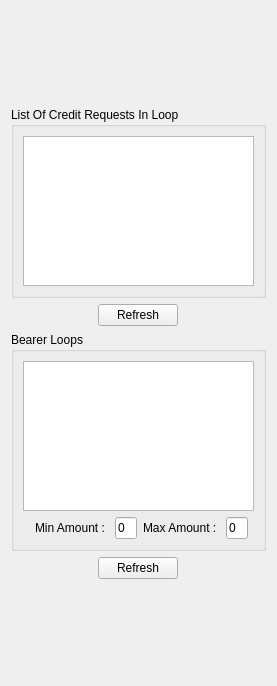
              <widget class="QWidget" name="tab_5">
               <attribute name="title">
                <string>ENDORSER</string>
               </attribute>
               <layout class="QVBoxLayout" name="verticalLayout_18">
                <item>
                 <spacer name="verticalSpacer_19">
                  <property name="orientation">
                   <enum>Qt::Vertical</enum>
                  </property>
                  <property name="sizeHint" stdset="0">
                   <size>
                    <width>20</width>
                    <height>96</height>
                   </size>
                  </property>
                 </spacer>
                </item>
                <item>
                 <layout class="QHBoxLayout" name="horizontalLayout_43">
                  <item>
                   <widget class="QGroupBox" name="groupBox_14">
                    <property name="sizePolicy">
                     <sizepolicy hsizetype="Maximum" vsizetype="Minimum">
                      <horstretch>0</horstretch>
                      <verstretch>0</verstretch>
                     </sizepolicy>
                    </property>
                    <property name="minimumSize">
                     <size>
                      <width>0</width>
                      <height>0</height>
                     </size>
                    </property>
                    <property name="maximumSize">
                     <size>
                      <width>700</width>
                      <height>300</height>
                     </size>
                    </property>
                    <property name="title">
                     <string>List Of Credit Requests In Loop</string>
                    </property>
                    <layout class="QHBoxLayout" name="horizontalLayout_5">
                     <item>
                      <widget class="QTableWidget" name="tableWidget_2">
                       <property name="sizePolicy">
                        <sizepolicy hsizetype="Minimum" vsizetype="Minimum">
                         <horstretch>0</horstretch>
                         <verstretch>0</verstretch>
                        </sizepolicy>
                       </property>
                       <property name="minimumSize">
                        <size>
                         <width>0</width>
                         <height>150</height>
                        </size>
                       </property>
                       <property name="maximumSize">
                        <size>
                         <width>16777215</width>
                         <height>150</height>
                        </size>
                       </property>
                       <property name="sizeIncrement">
                        <size>
                         <width>0</width>
                         <height>0</height>
                        </size>
                       </property>
                       <property name="font">
                        <font>
                         <pointsize>9</pointsize>
                        </font>
                       </property>
                       <property name="sizeAdjustPolicy">
                        <enum>QAbstractScrollArea::AdjustToContents</enum>
                       </property>
                       <property name="editTriggers">
                        <set>QAbstractItemView::NoEditTriggers</set>
                       </property>
                       <property name="selectionMode">
                        <enum>QAbstractItemView::SingleSelection</enum>
                       </property>
                       <property name="wordWrap">
                        <bool>true</bool>
                       </property>
                       <property name="cornerButtonEnabled">
                        <bool>false</bool>
                       </property>
                      </widget>
                     </item>
                    </layout>
                   </widget>
                  </item>
                 </layout>
                </item>
                <item>
                 <layout class="QHBoxLayout" name="horizontalLayout_46">
                  <item>
                   <widget class="QPushButton" name="pushButton_30">
                    <property name="sizePolicy">
                     <sizepolicy hsizetype="Maximum" vsizetype="Maximum">
                      <horstretch>0</horstretch>
                      <verstretch>0</verstretch>
                     </sizepolicy>
                    </property>
                    <property name="text">
                     <string>Refresh</string>
                    </property>
                   </widget>
                  </item>
                 </layout>
                </item>
                <item>
                 <layout class="QHBoxLayout" name="horizontalLayout_45">
                  <item>
                   <widget class="QGroupBox" name="groupBox_15">
                    <property name="sizePolicy">
                     <sizepolicy hsizetype="Maximum" vsizetype="Minimum">
                      <horstretch>0</horstretch>
                      <verstretch>0</verstretch>
                     </sizepolicy>
                    </property>
                    <property name="minimumSize">
                     <size>
                      <width>0</width>
                      <height>0</height>
                     </size>
                    </property>
                    <property name="maximumSize">
                     <size>
                      <width>700</width>
                      <height>300</height>
                     </size>
                    </property>
                    <property name="title">
                     <string>Bearer Loops</string>
                    </property>
                    <layout class="QGridLayout" name="gridLayout_34">
                     <item row="0" column="0" colspan="7">
                      <widget class="QTableWidget" name="tableWidget_4">
                       <property name="sizePolicy">
                        <sizepolicy hsizetype="Minimum" vsizetype="Minimum">
                         <horstretch>0</horstretch>
                         <verstretch>0</verstretch>
                        </sizepolicy>
                       </property>
                       <property name="minimumSize">
                        <size>
                         <width>0</width>
                         <height>150</height>
                        </size>
                       </property>
                       <property name="maximumSize">
                        <size>
                         <width>16777215</width>
                         <height>150</height>
                        </size>
                       </property>
                       <property name="sizeIncrement">
                        <size>
                         <width>0</width>
                         <height>0</height>
                        </size>
                       </property>
                       <property name="font">
                        <font>
                         <pointsize>9</pointsize>
                        </font>
                       </property>
                       <property name="sizeAdjustPolicy">
                        <enum>QAbstractScrollArea::AdjustToContents</enum>
                       </property>
                       <property name="editTriggers">
                        <set>QAbstractItemView::NoEditTriggers</set>
                       </property>
                       <property name="selectionMode">
                        <enum>QAbstractItemView::SingleSelection</enum>
                       </property>
                       <property name="wordWrap">
                        <bool>true</bool>
                       </property>
                       <property name="cornerButtonEnabled">
                        <bool>false</bool>
                       </property>
                      </widget>
                     </item>
                     <item row="2" column="3">
                      <widget class="QLineEdit" name="lineEdit_29">
                       <property name="text">
                        <string>0</string>
                       </property>
                      </widget>
                     </item>
                     <item row="2" column="5">
                      <widget class="QLineEdit" name="lineEdit_30">
                       <property name="text">
                        <string>0</string>
                       </property>
                       <property name="placeholderText">
                        <string/>
                       </property>
                      </widget>
                     </item>
                     <item row="2" column="2">
                      <widget class="QLabel" name="label_54">
                       <property name="text">
                        <string>Min Amount : </string>
                       </property>
                      </widget>
                     </item>
                     <item row="2" column="4">
                      <widget class="QLabel" name="label_55">
                       <property name="text">
                        <string>Max Amount : </string>
                       </property>
                      </widget>
                     </item>
                    </layout>
                   </widget>
                  </item>
                 </layout>
                </item>
                <item>
                 <layout class="QHBoxLayout" name="horizontalLayout_49">
                  <item>
                   <widget class="QPushButton" name="pushButton_35">
                    <property name="sizePolicy">
                     <sizepolicy hsizetype="Maximum" vsizetype="Maximum">
                      <horstretch>0</horstretch>
                      <verstretch>0</verstretch>
                     </sizepolicy>
                    </property>
                    <property name="text">
                     <string>Refresh</string>
                    </property>
                   </widget>
                  </item>
                 </layout>
                </item>
                <item>
                 <spacer name="verticalSpacer_20">
                  <property name="orientation">
                   <enum>Qt::Vertical</enum>
                  </property>
                  <property name="sizeHint" stdset="0">
                   <size>
                    <width>20</width>
                    <height>96</height>
                   </size>
                  </property>
                 </spacer>
                </item>
               </layout>
              </widget>
